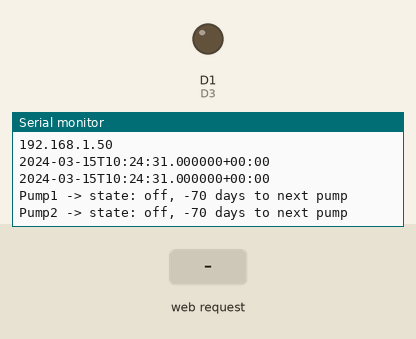
Bench run of a sketch on a simulated ESP8266 (NodeMCU). On the bench: output pins drawn as LEDs (lit = HIGH), the last lines printed to the serial monitor. The test bench sets the inputs (shaded band). WiFi joins after 1.5 s; servers stay silent unless stated; the local clock reads 2024-03-15 10:24:30 at power-on unless the sketch sets it; web services answer with replies made up by the test bench.

Above: at 2.7 s.
2.8 s: HTTP request GET /on received
At 3.4 s:
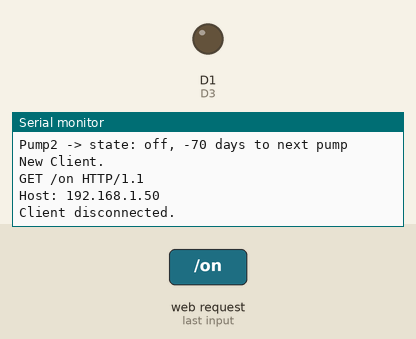
4.3 s: HTTP request GET /off received
At 5.5 s:
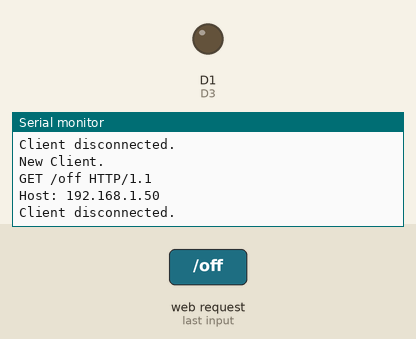
5.8 s: HTTP request GET /dec/pumptime received
At 6.9 s:
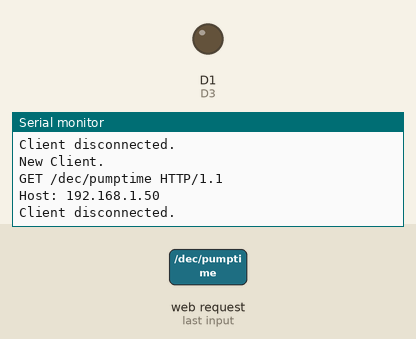

Measured:
- after the input at 2.8 s, the serial monitor: prints a new line at once (image 1)
- after the input at 4.3 s, the serial monitor: prints a new line at once (image 2)
- after the input at 5.8 s, the serial monitor: prints a new line at once (image 3)

The sketch:

ESP8266_connection.ino
```cpp
#include <ArduinoJson.h>
#include <ESP8266WiFi.h>
#include <ESP8266HTTPClient.h>

#define DONT_TOUCH_PIN 11

#define D3 5
#define D5 14
#define D6 12
#define D7 13
#define D8 0 // switch on everything


// Enter your wifi network name and Wifi Password
const char* ssid = "ofryhome";
const char* password = "Ofry218790";


// Set web server port number to 80
WiFiServer server(80);

// Variable to store the HTTP request
String header;


// Current time
unsigned long currentTime = millis();
// Previous time
unsigned long previousTime = 0;
// Define timeout time in milliseconds (example: 2000ms = 2s)
const long timeoutTime = 2000;


int str2int(String str){
  int i;
  int value = 0;
  int number = 0;
  char v [] = {"0"};
  int min_val = 48;
  int max_val = 48 + 9;
  for (i=0 ; i<sizeof(str)/sizeof(v[0]) ; i++){

    if (int(str[i]) >= min_val && int(str[i])<= max_val){
      value = int(str[i]) - 48;
      if( value >= 0 && value <= 9){
        number = number * 10;
        number = number + value;
      }

    }
  }
  return number;
}

struct TimeStamp{
 int day_of_year;
 int day_of_week;
 int week_number;
 String datetime;
 int ye;
 int mo;
 int da;
 int ho;
 int mi;
 int se;
 void get_time(TimeStamp* ts ,String json){
    int last_year;
    String date_time;

    DynamicJsonDocument doc(1024);
    deserializeJson(doc, json);
    (*ts).day_of_year = doc["day_of_year"];
    (*ts).day_of_week = doc["day_of_week"];
    (*ts).day_of_week = doc["week_number"];
    (*ts).datetime = String(doc["datetime"]);

    date_time = (*ts).datetime;
    Serial.println(date_time);

    (*ts).ye = str2int(String(date_time[0]) + String(date_time[1]) + String(date_time[2]) + String(date_time[3]));

    (*ts).mo = str2int(String(date_time[5]) + String(date_time[6]));
    (*ts).da = str2int(String(date_time[8]) + String(date_time[9]));
    (*ts).ho = str2int(String(date_time[11]) + String(date_time[12]));
    (*ts).mi = str2int(String(date_time[14]) + String(date_time[15]));
    (*ts).se = str2int(String(date_time[17]) + String(date_time[18]));
 }

} time_clock;

struct Button{

  String name;
  String route;
  String state;
  int output_pin;
  String ToggleButtonElement(Button* btn) {


  String btn_next_state = "";
  if (header.indexOf("GET /" + (*btn).route + "/on" ) >= 0) {
    (*btn).state = "on";
    digitalWrite((*btn).output_pin, HIGH);

  }
  else if (header.indexOf("GET /" + (*btn).route + "/off" ) >= 0) {
    (*btn).state = "off";
    digitalWrite((*btn).output_pin, LOW);
  }

  if ((*btn).state == "on") {
    btn_next_state = "off";
  }
  else {
    btn_next_state = "on";
  }

  return "<p><a href='/" + (*btn).route + "/" + btn_next_state + "'><button class='btn general-text btn-" + (*btn).state + "'>" + (*btn).name + "</button></a></p>";
}
  void Initialize(String name , String route , String state , int output_pin , Button* btn){
      (*btn).name = name;
      (*btn).route = route;
      (*btn).state = state;
      (*btn).output_pin = output_pin;
      pinMode(output_pin , OUTPUT);
      digitalWrite(output_pin, LOW);
  }
} Light1;
struct Pump{
  Button button;
  int pump_freq;
  int pump_duration;
  TimeStamp last_pump;
  String ControllerElement(String title , String inc_route , String dec_route , int value , String text) {
  return "<div class='controler'><p class='general-text float'>" + title + " :</p> <a class='float' href='" + inc_route + "'><button type='btn' name='button' class='btn-controler general-text'>+</button></a> <p class='general-text float'>" + String(value) + " " + text + "</p> <a class='float' href='" + dec_route + "'><button type='btn' name='button' class='btn-controler general-text'>-</button></a></div>";
  }
  String PumpElement(Pump* pump) {


  if (header.indexOf("GET /" + (*pump).button.route + "/dec/pumptime" ) >= 0) {
    if ((*pump).pump_duration != 0) {
      (*pump).pump_duration--;
    }

  }
  else if (header.indexOf("GET /" + (*pump).button.route + "/inc/pumptime" ) >= 0) {
    (*pump).pump_duration++;
  }
  else if (header.indexOf("GET /" + (*pump).button.route + "/dec/freq" ) >= 0) {
    if ((*pump).pump_freq != 0) {
      (*pump).pump_freq --;
    }

  }
  else if (header.indexOf("GET /" + (*pump).button.route + "/inc/freq" ) >= 0) {
    (*pump).pump_freq ++;
  }

  String HTML = "";
  HTML = HTML +
         (*pump).button.ToggleButtonElement(&((*pump).button)) +

         "<div class='pump-info'>" +

         ControllerElement("Once Every" , "/" + (*pump).button.route + "/inc/freq" , "/" + (*pump).button.route + "/dec/freq" , (*pump).pump_freq , "days") +
         ControllerElement("Pump time" , "/" + (*pump).button.route + "/inc/pumptime" , "/" + (*pump).button.route + "/dec/pumptime" , (*pump).pump_duration , "seconds") +

         "</div>";

  return HTML;
}
  void Initialize(String name , String route , String state , int output_pin ,int pump_freq , int pump_duration , Pump* pump){
    (*pump).button.name = name;
    (*pump).button.route = route;
    (*pump).button.state = state;
    (*pump).button.output_pin = output_pin;
    (*pump).pump_freq = pump_freq;
    (*pump).pump_duration = pump_duration;
    pinMode(output_pin , OUTPUT);
    digitalWrite(output_pin, LOW);
  }
  void activate(Pump* pump){
    digitalWrite((*pump).button.output_pin, HIGH);
    Serial.println((*pump).button.name);
    delay((*pump).pump_duration*1000);
    Serial.println("finished!");
    digitalWrite((*pump).button.output_pin, LOW);
  }

} Pump1 , Pump2;

Pump* pumps [] = {&Pump1 , &Pump2};

int one_time = 1;
int counter = 0;
int last_counter = 0;

void setup() {

  Serial.begin(115200);

  Light1.Initialize("Light1", "light1" , "off" ,D3 , &Light1);
  Pump1.Initialize("Pump1" , "pump1" , "off" ,D5 ,5 , 1 , &Pump1);
  Pump2.Initialize("Pump2" , "pump2" , "off" ,D6 ,5 , 1 , &Pump2);


  // Connect to Wi-Fi network with SSID and password
  Serial.print("Connecting to ");
  Serial.println(ssid);
  WiFi.begin(ssid, password);
  while (WiFi.status() != WL_CONNECTED) {
    delay(500);
    Serial.print(".");
  }
  // Print local IP address and start web server
  Serial.println("");
  Serial.println("WiFi connected.");
  Serial.println("IP address: ");
  Serial.println(WiFi.localIP());
  server.begin();
}
void loop() {

  WiFiClient client = server.available(); // Listen for incoming clients
  if (one_time == 1){
    one_time = 0;
    time_clock.get_time(&time_clock , http_get_request("http://worldtimeapi.org","/api/timezone/Asia/Jerusalem" , client));
    checks(client);
  }


//    every 10 min checks:
    if (mins() < counter){
      counter = mins();
      last_counter = counter;
    }
    if(counter - last_counter >= 10){
      last_counter = counter;
      checks(client);
    }else if(mins() > counter){
      counter = mins();
    }


  if (client) { // If a new client connects,
    Serial.println("New Client."); // print a message out in the serial port
    String currentLine = ""; // make a String to hold incoming data from the client
    currentTime = millis();
    previousTime = currentTime;
    while (client.connected() && currentTime - previousTime <= timeoutTime) { // loop while the client's connected
      currentTime = millis();
      if (client.available()) { // if there's bytes to read from the client,
        char c = client.read(); // read a byte, then
        Serial.write(c); // print it out the serial monitor
        header += c;
        if (c == '\n') { // if the byte is a newline character
          // if the current line is blank, you got two newline characters in a row.
          // that's the end of the client HTTP request, so send a response:
          if (currentLine.length() == 0) {
            // HTTP headers always start with a response code (e.g. HTTP/1.1 200 OK)
            // and a content-type so the client knows what's coming, then a blank line:
            client.println("HTTP/1.1 200 OK");
            client.println("Content-type:text/html");
            client.println("Connection: close");
            client.println();


            // Display the HTML web page
            client.println("<!DOCTYPE html><html lang='en' dir='ltr'><head><meta charset='utf-8'><title>OfryHome</title></head>");


            // CSS to style the on/off buttons

            client.println(CSS());
            client.println(HTML_BODY());

            client.println("</html>");


            // The HTTP response ends with another blank line
            client.println();
            // Break out of the while loop
            break;
          } else { // if you got a newline, then clear currentLine
            currentLine = "";
          }
        } else if (c != '\r') { // if you got anything else but a carriage return character,
          currentLine += c; // add it to the end of the currentLine
        }
      }
    }
    // Clear the header variable
    header = "";
    // Close the connection
    client.stop();
    Serial.println("Client disconnected.");
    Serial.println("");
  }
}


String Header(String h_level , String text) {
  return "<h" + h_level + " class='header'>" + text + "</h" + h_level + ">";
}

String CSS() {

  String style = "";
  style = style +
          "<style>" +
          "body{background-color: #EFEFEF;}" +
          ".header{font-size: 5rem;color: #277BC0;text-shadow: 2px 2px 5px black;}" +
          ".btn{border-radius: 25px;border-width: thick;font-size: 30px;width: 100%;height: 12rem;}" +
          ".btn-on{background-color: #3B9AE1;}" +
          ".btn-off{background-color: #F1EFDC;box-shadow: 8px 8px 35px black;}" +
          ".buttns-container{border-width: medium;}" +
          ".pump-info{display: inline-block;}" +
          ".controler{margin: 7px;}" +
          ".float{display: inline-block;}" +
          ".general-text{font-size: 2.5rem;color: black;}" +
          ".btn-controler{width: 2.5rem; height: 2.5rem;}" +
          "</style>";


  return style;


}
String HTML_BODY() {

  String Body = "";

  Body = Body +
         "<body>" +
         "<div class='buttns-container'>" +

         Header("2" , "Living Room") +
         Light1.ToggleButtonElement(&Light1) +


        Header("2" , "Plants") +
        Pump1.PumpElement(&Pump1) +
        Pump2.PumpElement(&Pump2) +


         "</div>" +


         "</body>";

  return Body;


}

String http_get_request(String endpoint , String route ,WiFiClient open_client){

    String json;

    String req = endpoint + route;
    HTTPClient http;

    http.useHTTP10(true);
    http.begin(open_client , req);
    http.GET();
    json = http.getString();


    http.end();

    return json;
}


void checks(WiFiClient open_client){
  checkPumps(open_client);
}

void checkPumps(WiFiClient open_client){


  int i=0;
  time_clock.get_time(&time_clock , http_get_request("http://worldtimeapi.org","/api/timezone/Asia/Jerusalem" , open_client));
  for (i=0 ; i < sizeof(pumps)/sizeof(Pump*); i++){
      Serial.print((*pumps[i]).button.name);
      Serial.print(" -> state: ");
      Serial.print((*pumps[i]).button.state);
      Serial.print(", ");
      Serial.print( (*pumps[i]).pump_freq + (*pumps[i]).last_pump.day_of_year - time_clock.day_of_year);
      Serial.println(" days to next pump");
    if ((*pumps[i]).button.state == "off") {
      continue;
    }
    if(time_clock.day_of_year - (*pumps[i]).pump_freq >= (*pumps[i]).last_pump.day_of_year){

      (*pumps[i]).last_pump.day_of_year = time_clock.day_of_year;
      (*pumps[i]).activate(pumps[i]);
    }

  }
}


int secs(){
  return millis()/1000;
}
int mins(){
  return secs()/60;
}
int hours(){
  return mins()/60;
}
```
